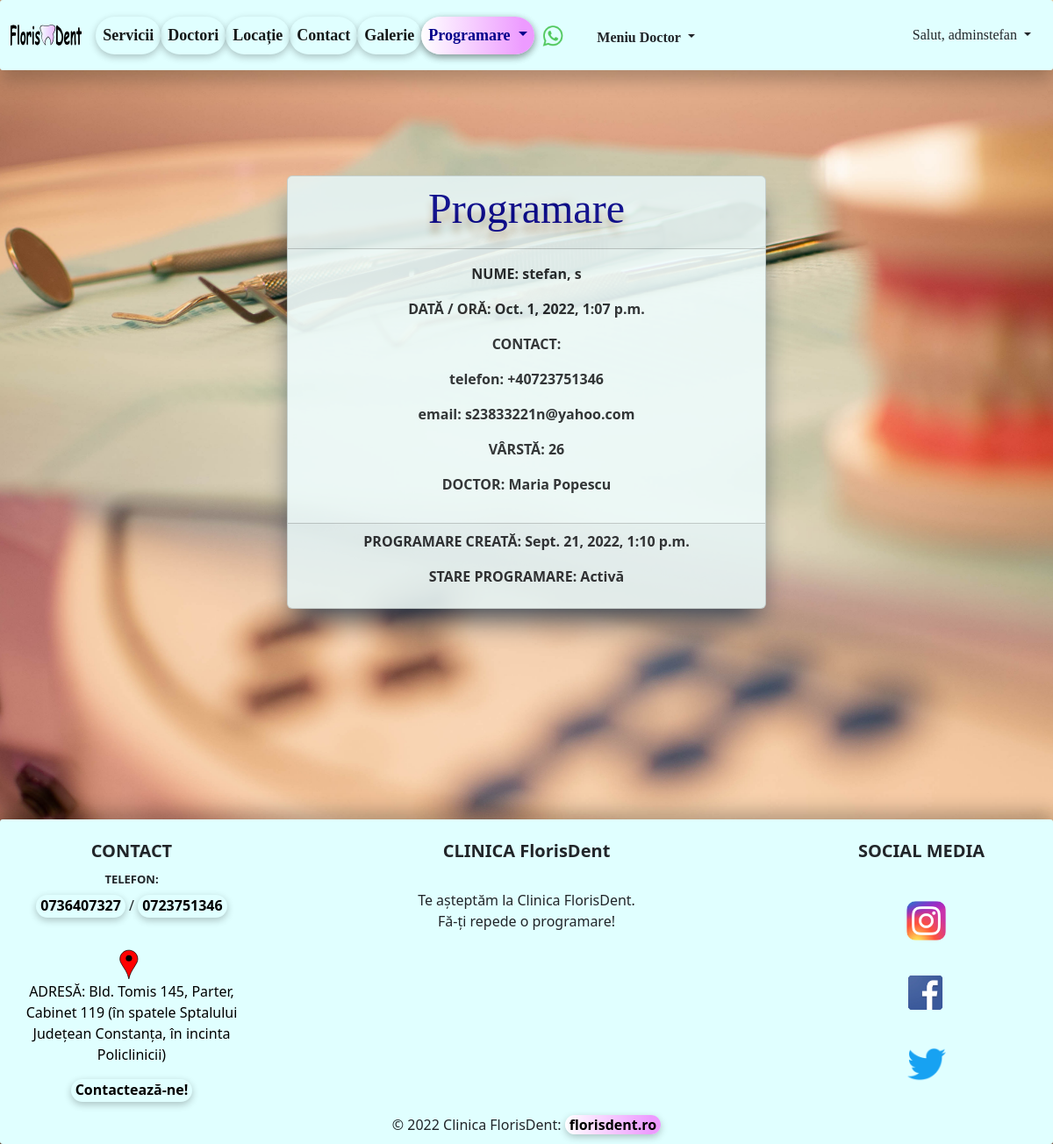
The app's page /detail_programare/44/ (signed in), older data.
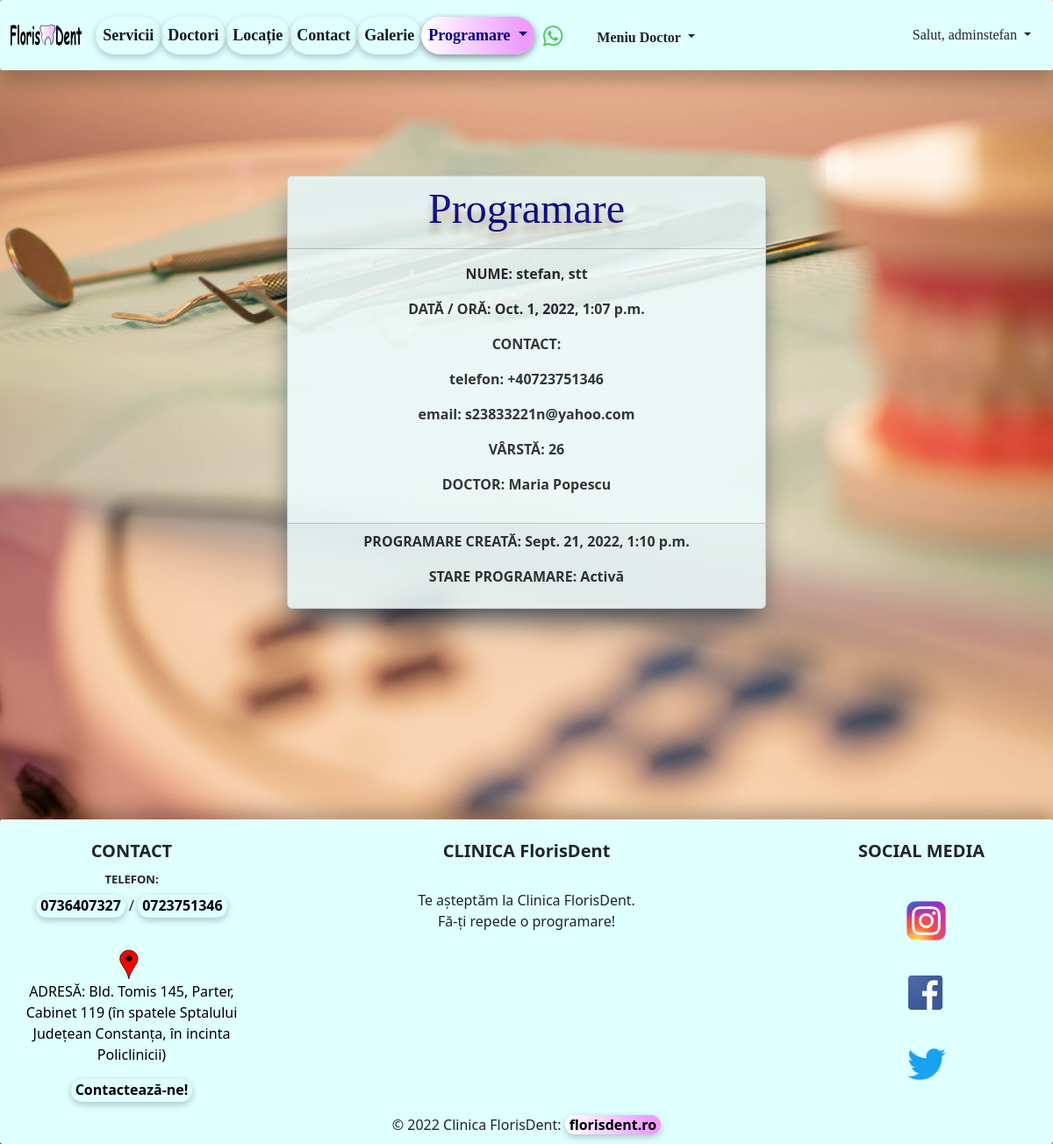
The same page, newer data.
### programari/models.py (models this page shows, shortened)
class Programari(models.Model):
    prenume = models.CharField(max_length=30)
    nume = models.CharField(max_length=30)
    varsta = models.IntegerField()
    numar_telefon = models.CharField(blank=True, max_length=20)
    email = models.EmailField(blank=True, max_length=50)
    ora_programare = models.DateTimeField()
    doctor = models.ForeignKey(Doctor, on_delete=models.CASCADE, null=True)
    active = models.BooleanField(default=True)
    created_at = models.DateTimeField(auto_now_add=True)
    updated_at = models.DateTimeField(auto_now=True)

### doctori/models.py (models this page shows)
class Doctor(models.Model):
    nume_doctor = models.CharField(max_length=40)
    specializare = models.CharField(max_length=50)
    experienta = models.IntegerField()
    email = models.EmailField(blank=True, max_length=50)
    descriere = models.TextField(blank=True, max_length=300)
    varsta = models.IntegerField()
    image = models.ImageField(upload_to='images/doctori/', null=True, blank=True)
    active = models.BooleanField(default=True)
    created_at = models.DateTimeField(default=datetime.now)
    updated_at = models.DateTimeField(auto_now=True)
    def __str__(self):
        return f'{self.nume_doctor}'

### programari/views.py (the view)
# urls.py: path('detail_programare/<int:pk>/', views.ProgramariDetailView.as_view(), name='detail-programare'),
class ProgramariDetailView(LoginRequiredMixin, DetailView):
    template_name = 'programari/detail_programari.html'
    model = Programari

### templates/programari/detail_programari.html (shortened to what this page needs)
{% extends 'base.html' %}
{% block content %}
    <div class="container text-center">
        <div class="row">
            <div class="col-md-6 offset-md-3">
            <br><br><br>
                <div class="card"
                     style="opacity: 0.9; box-shadow: rgb(38, 57, 77) 0px 20px 30px -10px; width: auto; background-color: #eefcfc">
                    <div class="card-header">
                        <h3 class="my_header text-center">Programare</h3>
                    </div>
                    <div class="card-body">
                        <p style="font-weight: bold;">NUME: {{ programari.prenume }}, {{ programari.nume }}</p>
                        <p style="font-weight: bold;">DATĂ / ORĂ: {{ programari.ora_programare }}</p>
                        <p style="font-weight: bold;">CONTACT:</p>
                        <p style="font-weight: bold;"> telefon: {{ programari.numar_telefon }}</p>
                        <p style="font-weight: bold;">email: {{ programari.email }}</p>
                        <p style="font-weight: bold;">VÂRSTĂ: {{ programari.varsta }}</p>
                        <p style="font-weight: bold;">DOCTOR: {{ programari.doctor }}</p>
                    </div>
                    <div class="card-footer">
                        <p style="font-weight: bold;">PROGRAMARE CREATĂ: {{ programari.created_at }}</p>
                        <p style="font-weight: bold;">STARE PROGRAMARE: {% if programari.active is True %}
                            Activă
                        {% else %}
                            Inactivă
                        {% endif %}
                        </p>
                    </div>
                </div>
                <br><br>
            </div>
        </div>
    </div>
{% endblock %}

Row changes from the older to the newer data that the page shows:
changed Programari "stefan": nume "s" → "stt"
